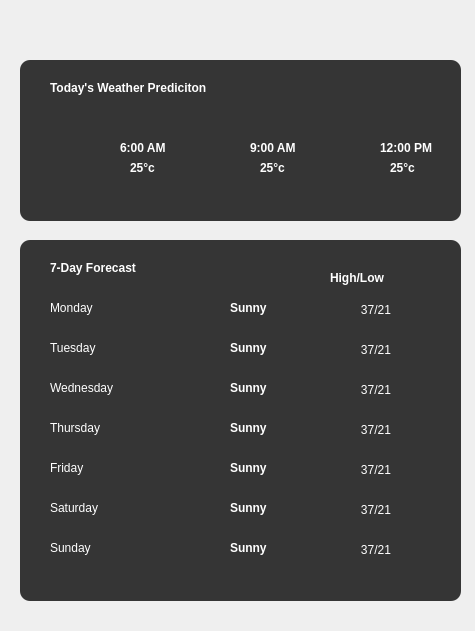
   <widget class="QFrame" name="Right">
    <property name="geometry">
     <rect>
      <x>580</x>
      <y>10</y>
      <width>475</width>
      <height>631</height>
     </rect>
    </property>
    <property name="maximumSize">
     <size>
      <width>475</width>
      <height>16777215</height>
     </size>
    </property>
    <property name="frameShape">
     <enum>QFrame::NoFrame</enum>
    </property>
    <property name="frameShadow">
     <enum>QFrame::Raised</enum>
    </property>
    <widget class="QFrame" name="todayprediction_frame">
     <property name="geometry">
      <rect>
       <x>20</x>
       <y>60</y>
       <width>441</width>
       <height>161</height>
      </rect>
     </property>
     <property name="styleSheet">
      <string notr="true">background-color: rgb(53, 53, 53);
border-radius: 10px;</string>
     </property>
     <property name="frameShape">
      <enum>QFrame::StyledPanel</enum>
     </property>
     <property name="frameShadow">
      <enum>QFrame::Raised</enum>
     </property>
     <widget class="QLabel" name="todaysWeather_label">
      <property name="geometry">
       <rect>
        <x>30</x>
        <y>20</y>
        <width>181</width>
        <height>16</height>
       </rect>
      </property>
      <property name="font">
       <font>
        <family>Arial</family>
        <bold>true</bold>
       </font>
      </property>
      <property name="styleSheet">
       <string notr="true">color: rgb(255, 255, 255);</string>
      </property>
      <property name="text">
       <string>Today's Weather Prediciton</string>
      </property>
     </widget>
     <widget class="QLabel" name="weathericon_indicator_at_six">
      <property name="geometry">
       <rect>
        <x>40</x>
        <y>70</y>
        <width>51</width>
        <height>51</height>
       </rect>
      </property>
      <property name="text">
       <string/>
      </property>
      <property name="pixmap">
       <pixmap>../Icons/cloudymigthrain_icon.png</pixmap>
      </property>
      <property name="scaledContents">
       <bool>true</bool>
      </property>
     </widget>
     <widget class="QLabel" name="weathericon_indicator_at_nine">
      <property name="geometry">
       <rect>
        <x>170</x>
        <y>70</y>
        <width>51</width>
        <height>51</height>
       </rect>
      </property>
      <property name="text">
       <string/>
      </property>
      <property name="pixmap">
       <pixmap>../Icons/cloudy_icon.png</pixmap>
      </property>
      <property name="scaledContents">
       <bool>true</bool>
      </property>
     </widget>
     <widget class="QLabel" name="weathericon_indicator_at_twelve">
      <property name="geometry">
       <rect>
        <x>300</x>
        <y>70</y>
        <width>51</width>
        <height>51</height>
       </rect>
      </property>
      <property name="text">
       <string/>
      </property>
      <property name="pixmap">
       <pixmap>../Icons/sun_869869.png</pixmap>
      </property>
      <property name="scaledContents">
       <bool>true</bool>
      </property>
     </widget>
     <widget class="QLabel" name="timeat6am">
      <property name="geometry">
       <rect>
        <x>100</x>
        <y>80</y>
        <width>61</width>
        <height>16</height>
       </rect>
      </property>
      <property name="font">
       <font>
        <family>Arial</family>
        <bold>true</bold>
       </font>
      </property>
      <property name="styleSheet">
       <string notr="true">color: rgb(255, 255, 255);</string>
      </property>
      <property name="text">
       <string>6:00 AM</string>
      </property>
     </widget>
     <widget class="QLabel" name="temperatureatsix">
      <property name="geometry">
       <rect>
        <x>110</x>
        <y>100</y>
        <width>41</width>
        <height>16</height>
       </rect>
      </property>
      <property name="font">
       <font>
        <family>Arial</family>
        <bold>true</bold>
       </font>
      </property>
      <property name="styleSheet">
       <string notr="true">color: rgb(255, 255, 255);</string>
      </property>
      <property name="text">
       <string>25°c</string>
      </property>
     </widget>
     <widget class="QLabel" name="timeat9am">
      <property name="geometry">
       <rect>
        <x>230</x>
        <y>80</y>
        <width>61</width>
        <height>16</height>
       </rect>
      </property>
      <property name="font">
       <font>
        <family>Arial</family>
        <bold>true</bold>
       </font>
      </property>
      <property name="styleSheet">
       <string notr="true">color: rgb(255, 255, 255);</string>
      </property>
      <property name="text">
       <string>9:00 AM</string>
      </property>
     </widget>
     <widget class="QLabel" name="temperatureatnine">
      <property name="geometry">
       <rect>
        <x>240</x>
        <y>100</y>
        <width>41</width>
        <height>16</height>
       </rect>
      </property>
      <property name="font">
       <font>
        <family>Arial</family>
        <bold>true</bold>
       </font>
      </property>
      <property name="styleSheet">
       <string notr="true">color: rgb(255, 255, 255);</string>
      </property>
      <property name="text">
       <string>25°c</string>
      </property>
     </widget>
     <widget class="QLabel" name="timeat12pm">
      <property name="geometry">
       <rect>
        <x>360</x>
        <y>80</y>
        <width>61</width>
        <height>16</height>
       </rect>
      </property>
      <property name="font">
       <font>
        <family>Arial</family>
        <bold>true</bold>
       </font>
      </property>
      <property name="styleSheet">
       <string notr="true">color: rgb(255, 255, 255);</string>
      </property>
      <property name="text">
       <string>12:00 PM</string>
      </property>
     </widget>
     <widget class="QLabel" name="temperatureattwelve">
      <property name="geometry">
       <rect>
        <x>370</x>
        <y>100</y>
        <width>41</width>
        <height>16</height>
       </rect>
      </property>
      <property name="font">
       <font>
        <family>Arial</family>
        <bold>true</bold>
       </font>
      </property>
      <property name="styleSheet">
       <string notr="true">color: rgb(255, 255, 255);</string>
      </property>
      <property name="text">
       <string>25°c</string>
      </property>
     </widget>
    </widget>
    <widget class="QFrame" name="sevenday_frame">
     <property name="geometry">
      <rect>
       <x>20</x>
       <y>240</y>
       <width>441</width>
       <height>361</height>
      </rect>
     </property>
     <property name="styleSheet">
      <string notr="true">background-color: rgb(53, 53, 53);
border-radius: 10px;
</string>
     </property>
     <property name="frameShape">
      <enum>QFrame::StyledPanel</enum>
     </property>
     <property name="frameShadow">
      <enum>QFrame::Raised</enum>
     </property>
     <widget class="QLabel" name="sevenDay_label">
      <property name="geometry">
       <rect>
        <x>30</x>
        <y>20</y>
        <width>181</width>
        <height>16</height>
       </rect>
      </property>
      <property name="font">
       <font>
        <family>Arial</family>
        <bold>true</bold>
       </font>
      </property>
      <property name="styleSheet">
       <string notr="true">color: rgb(255, 255, 255);</string>
      </property>
      <property name="text">
       <string>7-Day Forecast</string>
      </property>
     </widget>
     <widget class="QLabel" name="monday_label">
      <property name="geometry">
       <rect>
        <x>30</x>
        <y>60</y>
        <width>71</width>
        <height>16</height>
       </rect>
      </property>
      <property name="font">
       <font>
        <family>Arial</family>
        <bold>false</bold>
       </font>
      </property>
      <property name="styleSheet">
       <string notr="true">color: rgb(255, 255, 255);</string>
      </property>
      <property name="text">
       <string>Monday</string>
      </property>
     </widget>
     <widget class="QLabel" name="tuesday_label">
      <property name="geometry">
       <rect>
        <x>30</x>
        <y>100</y>
        <width>71</width>
        <height>16</height>
       </rect>
      </property>
      <property name="font">
       <font>
        <family>Arial</family>
        <bold>false</bold>
       </font>
      </property>
      <property name="styleSheet">
       <string notr="true">color: rgb(255, 255, 255);</string>
      </property>
      <property name="text">
       <string>Tuesday</string>
      </property>
     </widget>
     <widget class="QLabel" name="wednesday_label">
      <property name="geometry">
       <rect>
        <x>30</x>
        <y>140</y>
        <width>81</width>
        <height>16</height>
       </rect>
      </property>
      <property name="font">
       <font>
        <family>Arial</family>
        <bold>false</bold>
       </font>
      </property>
      <property name="styleSheet">
       <string notr="true">color: rgb(255, 255, 255);</string>
      </property>
      <property name="text">
       <string>Wednesday</string>
      </property>
     </widget>
     <widget class="QLabel" name="thursday_label">
      <property name="geometry">
       <rect>
        <x>30</x>
        <y>180</y>
        <width>71</width>
        <height>16</height>
       </rect>
      </property>
      <property name="font">
       <font>
        <family>Arial</family>
        <bold>false</bold>
       </font>
      </property>
      <property name="styleSheet">
       <string notr="true">color: rgb(255, 255, 255);</string>
      </property>
      <property name="text">
       <string>Thursday</string>
      </property>
     </widget>
     <widget class="QLabel" name="friday_label">
      <property name="geometry">
       <rect>
        <x>30</x>
        <y>220</y>
        <width>71</width>
        <height>16</height>
       </rect>
      </property>
      <property name="font">
       <font>
        <family>Arial</family>
        <bold>false</bold>
       </font>
      </property>
      <property name="styleSheet">
       <string notr="true">color: rgb(255, 255, 255);</string>
      </property>
      <property name="text">
       <string>Friday</string>
      </property>
     </widget>
     <widget class="QLabel" name="saturday_label">
      <property name="geometry">
       <rect>
        <x>30</x>
        <y>260</y>
        <width>71</width>
        <height>16</height>
       </rect>
      </property>
      <property name="font">
       <font>
        <family>Arial</family>
        <bold>false</bold>
       </font>
      </property>
      <property name="styleSheet">
       <string notr="true">color: rgb(255, 255, 255);</string>
      </property>
      <property name="text">
       <string>Saturday</string>
      </property>
     </widget>
     <widget class="QLabel" name="sunday_label">
      <property name="geometry">
       <rect>
        <x>30</x>
        <y>300</y>
        <width>71</width>
        <height>16</height>
       </rect>
      </property>
      <property name="font">
       <font>
        <family>Arial</family>
        <bold>false</bold>
       </font>
      </property>
      <property name="styleSheet">
       <string notr="true">color: rgb(255, 255, 255);</string>
      </property>
      <property name="text">
       <string>Sunday</string>
      </property>
     </widget>
     <widget class="QLabel" name="monday_icon">
      <property name="geometry">
       <rect>
        <x>120</x>
        <y>50</y>
        <width>31</width>
        <height>31</height>
       </rect>
      </property>
      <property name="text">
       <string/>
      </property>
      <property name="pixmap">
       <pixmap>../Icons/sun_869869.png</pixmap>
      </property>
      <property name="scaledContents">
       <bool>true</bool>
      </property>
     </widget>
     <widget class="QLabel" name="tuesday_icon">
      <property name="geometry">
       <rect>
        <x>120</x>
        <y>90</y>
        <width>31</width>
        <height>31</height>
       </rect>
      </property>
      <property name="text">
       <string/>
      </property>
      <property name="pixmap">
       <pixmap>../Icons/sun_869869.png</pixmap>
      </property>
      <property name="scaledContents">
       <bool>true</bool>
      </property>
     </widget>
     <widget class="QLabel" name="wednesday_icon">
      <property name="geometry">
       <rect>
        <x>120</x>
        <y>130</y>
        <width>31</width>
        <height>31</height>
       </rect>
      </property>
      <property name="text">
       <string/>
      </property>
      <property name="pixmap">
       <pixmap>../Icons/sun_869869.png</pixmap>
      </property>
      <property name="scaledContents">
       <bool>true</bool>
      </property>
     </widget>
     <widget class="QLabel" name="thursday_icon">
      <property name="geometry">
       <rect>
        <x>120</x>
        <y>170</y>
        <width>31</width>
        <height>31</height>
       </rect>
      </property>
      <property name="text">
       <string/>
      </property>
      <property name="pixmap">
       <pixmap>../Icons/cloudy_icon.png</pixmap>
      </property>
      <property name="scaledContents">
       <bool>true</bool>
      </property>
     </widget>
     <widget class="QLabel" name="friday_icon">
      <property name="geometry">
       <rect>
        <x>120</x>
        <y>210</y>
        <width>31</width>
        <height>31</height>
       </rect>
      </property>
      <property name="text">
       <string/>
      </property>
      <property name="pixmap">
       <pixmap>../Icons/cloudy_icon.png</pixmap>
      </property>
      <property name="scaledContents">
       <bool>true</bool>
      </property>
     </widget>
     <widget class="QLabel" name="saturday_icon">
      <property name="geometry">
       <rect>
        <x>120</x>
        <y>250</y>
        <width>31</width>
        <height>31</height>
       </rect>
      </property>
      <property name="text">
       <string/>
      </property>
      <property name="pixmap">
       <pixmap>../Icons/cloudymigthrain_icon.png</pixmap>
      </property>
      <property name="scaledContents">
       <bool>true</bool>
      </property>
     </widget>
     <widget class="QLabel" name="sunday_icon">
      <property name="geometry">
       <rect>
        <x>120</x>
        <y>290</y>
        <width>31</width>
        <height>31</height>
       </rect>
      </property>
      <property name="text">
       <string/>
      </property>
      <property name="pixmap">
       <pixmap>../Icons/sun_869869.png</pixmap>
      </property>
      <property name="scaledContents">
       <bool>true</bool>
      </property>
     </widget>
     <widget class="QLabel" name="moday_description">
      <property name="geometry">
       <rect>
        <x>210</x>
        <y>60</y>
        <width>71</width>
        <height>16</height>
       </rect>
      </property>
      <property name="font">
       <font>
        <family>Arial</family>
        <bold>true</bold>
       </font>
      </property>
      <property name="styleSheet">
       <string notr="true">color: rgb(255, 255, 255);</string>
      </property>
      <property name="text">
       <string>Sunny</string>
      </property>
     </widget>
     <widget class="QLabel" name="tuesday_description">
      <property name="geometry">
       <rect>
        <x>210</x>
        <y>100</y>
        <width>71</width>
        <height>16</height>
       </rect>
      </property>
      <property name="font">
       <font>
        <family>Arial</family>
        <bold>true</bold>
       </font>
      </property>
      <property name="styleSheet">
       <string notr="true">color: rgb(255, 255, 255);</string>
      </property>
      <property name="text">
       <string>Sunny</string>
      </property>
     </widget>
     <widget class="QLabel" name="wednesday_description">
      <property name="geometry">
       <rect>
        <x>210</x>
        <y>140</y>
        <width>71</width>
        <height>16</height>
       </rect>
      </property>
      <property name="font">
       <font>
        <family>Arial</family>
        <bold>true</bold>
       </font>
      </property>
      <property name="styleSheet">
       <string notr="true">color: rgb(255, 255, 255);</string>
      </property>
      <property name="text">
       <string>Sunny</string>
      </property>
     </widget>
     <widget class="QLabel" name="thursday_description">
      <property name="geometry">
       <rect>
        <x>210</x>
        <y>180</y>
        <width>71</width>
        <height>16</height>
       </rect>
      </property>
      <property name="font">
       <font>
        <family>Arial</family>
        <bold>true</bold>
       </font>
      </property>
      <property name="styleSheet">
       <string notr="true">color: rgb(255, 255, 255);</string>
      </property>
      <property name="text">
       <string>Sunny</string>
      </property>
     </widget>
     <widget class="QLabel" name="friday_desctiption">
      <property name="geometry">
       <rect>
        <x>210</x>
        <y>220</y>
        <width>71</width>
        <height>16</height>
       </rect>
      </property>
      <property name="font">
       <font>
        <family>Arial</family>
        <bold>true</bold>
       </font>
      </property>
      <property name="styleSheet">
       <string notr="true">color: rgb(255, 255, 255);</string>
      </property>
      <property name="text">
       <string>Sunny</string>
      </property>
     </widget>
     <widget class="QLabel" name="saturday_description">
      <property name="geometry">
       <rect>
        <x>210</x>
        <y>260</y>
        <width>71</width>
        <height>16</height>
       </rect>
      </property>
      <property name="font">
       <font>
        <family>Arial</family>
        <bold>true</bold>
       </font>
      </property>
      <property name="styleSheet">
       <string notr="true">color: rgb(255, 255, 255);</string>
      </property>
      <property name="text">
       <string>Sunny</string>
      </property>
     </widget>
     <widget class="QLabel" name="sunday_description">
      <property name="geometry">
       <rect>
        <x>210</x>
        <y>300</y>
        <width>71</width>
        <height>16</height>
       </rect>
      </property>
      <property name="font">
       <font>
        <family>Arial</family>
        <bold>true</bold>
       </font>
      </property>
      <property name="styleSheet">
       <string notr="true">color: rgb(255, 255, 255);</string>
      </property>
      <property name="text">
       <string>Sunny</string>
      </property>
     </widget>
     <widget class="QLabel" name="highlow_label">
      <property name="geometry">
       <rect>
        <x>310</x>
        <y>30</y>
        <width>71</width>
        <height>16</height>
       </rect>
      </property>
      <property name="font">
       <font>
        <family>Arial</family>
        <bold>true</bold>
       </font>
      </property>
      <property name="styleSheet">
       <string notr="true">color: rgb(255, 255, 255);</string>
      </property>
      <property name="text">
       <string>High/Low</string>
      </property>
     </widget>
     <widget class="QLabel" name="moday_temp">
      <property name="geometry">
       <rect>
        <x>310</x>
        <y>60</y>
        <width>61</width>
        <height>20</height>
       </rect>
      </property>
      <property name="font">
       <font>
        <family>Arial</family>
        <bold>false</bold>
       </font>
      </property>
      <property name="styleSheet">
       <string notr="true">color: rgb(255, 255, 255);</string>
      </property>
      <property name="text">
       <string>37/21</string>
      </property>
      <property name="alignment">
       <set>Qt::AlignRight|Qt::AlignTrailing|Qt::AlignVCenter</set>
      </property>
     </widget>
     <widget class="QLabel" name="tuesday_temp">
      <property name="geometry">
       <rect>
        <x>310</x>
        <y>100</y>
        <width>61</width>
        <height>20</height>
       </rect>
      </property>
      <property name="font">
       <font>
        <family>Arial</family>
        <bold>false</bold>
       </font>
      </property>
      <property name="styleSheet">
       <string notr="true">color: rgb(255, 255, 255);</string>
      </property>
      <property name="text">
       <string>37/21</string>
      </property>
      <property name="alignment">
       <set>Qt::AlignRight|Qt::AlignTrailing|Qt::AlignVCenter</set>
      </property>
     </widget>
     <widget class="QLabel" name="wednesday_temp">
      <property name="geometry">
       <rect>
        <x>310</x>
        <y>140</y>
        <width>61</width>
        <height>20</height>
       </rect>
      </property>
      <property name="font">
       <font>
        <family>Arial</family>
        <bold>false</bold>
       </font>
      </property>
      <property name="styleSheet">
       <string notr="true">color: rgb(255, 255, 255);</string>
      </property>
      <property name="text">
       <string>37/21</string>
      </property>
      <property name="alignment">
       <set>Qt::AlignRight|Qt::AlignTrailing|Qt::AlignVCenter</set>
      </property>
     </widget>
     <widget class="QLabel" name="thursday_temp">
      <property name="geometry">
       <rect>
        <x>310</x>
        <y>180</y>
        <width>61</width>
        <height>20</height>
       </rect>
      </property>
      <property name="font">
       <font>
        <family>Arial</family>
        <bold>false</bold>
       </font>
      </property>
      <property name="styleSheet">
       <string notr="true">color: rgb(255, 255, 255);</string>
      </property>
      <property name="text">
       <string>37/21</string>
      </property>
      <property name="alignment">
       <set>Qt::AlignRight|Qt::AlignTrailing|Qt::AlignVCenter</set>
      </property>
     </widget>
     <widget class="QLabel" name="friday_temp">
      <property name="geometry">
       <rect>
        <x>310</x>
        <y>220</y>
        <width>61</width>
        <height>20</height>
       </rect>
      </property>
      <property name="font">
       <font>
        <family>Arial</family>
        <bold>false</bold>
       </font>
      </property>
      <property name="styleSheet">
       <string notr="true">color: rgb(255, 255, 255);</string>
      </property>
      <property name="text">
       <string>37/21</string>
      </property>
      <property name="alignment">
       <set>Qt::AlignRight|Qt::AlignTrailing|Qt::AlignVCenter</set>
      </property>
     </widget>
     <widget class="QLabel" name="saturday_temp">
      <property name="geometry">
       <rect>
        <x>310</x>
        <y>260</y>
        <width>61</width>
        <height>20</height>
       </rect>
      </property>
      <property name="font">
       <font>
        <family>Arial</family>
        <bold>false</bold>
       </font>
      </property>
      <property name="styleSheet">
       <string notr="true">color: rgb(255, 255, 255);</string>
      </property>
      <property name="text">
       <string>37/21</string>
      </property>
      <property name="alignment">
       <set>Qt::AlignRight|Qt::AlignTrailing|Qt::AlignVCenter</set>
      </property>
     </widget>
     <widget class="QLabel" name="sunday_temp">
      <property name="geometry">
       <rect>
        <x>310</x>
        <y>300</y>
        <width>61</width>
        <height>20</height>
       </rect>
      </property>
      <property name="font">
       <font>
        <family>Arial</family>
        <bold>false</bold>
       </font>
      </property>
      <property name="styleSheet">
       <string notr="true">color: rgb(255, 255, 255);</string>
      </property>
      <property name="text">
       <string>37/21</string>
      </property>
      <property name="alignment">
       <set>Qt::AlignRight|Qt::AlignTrailing|Qt::AlignVCenter</set>
      </property>
     </widget>
    </widget>
   </widget>
